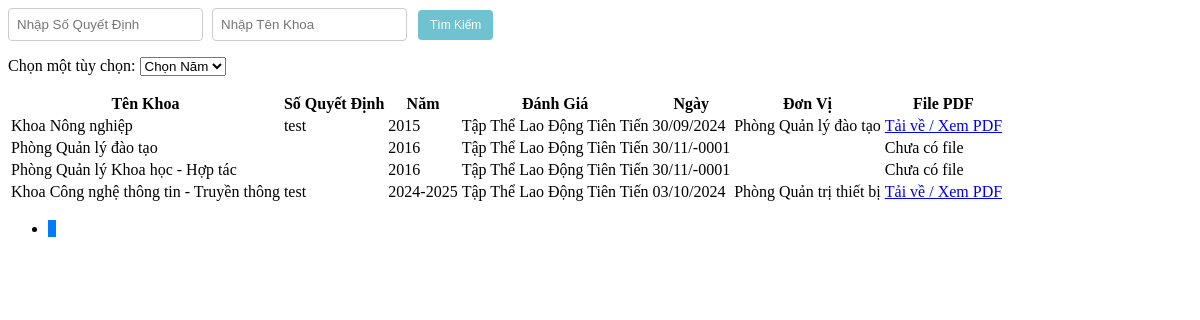
The app's page /Admin/danhgiaTTtientienview.php, older data.
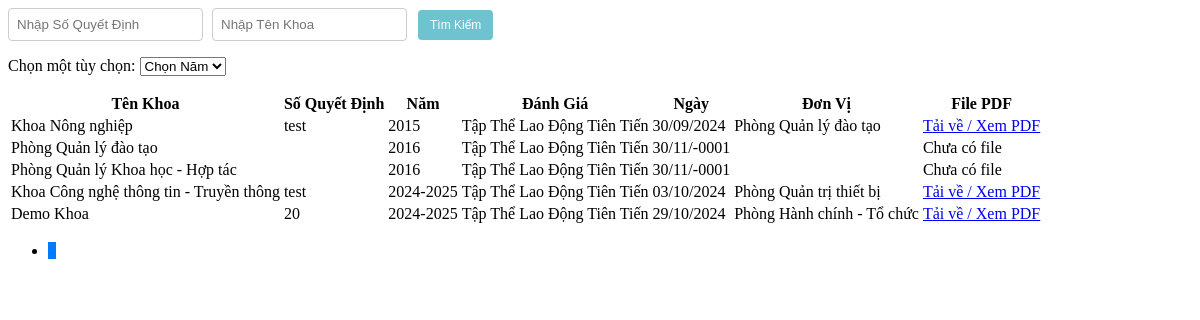
The same page, newer data.
### tables this page shows
CREATE TABLE `danhgiatt` (
  `MaDGTT` int(20) NOT NULL,
  `MaKhoa` int(20) NOT NULL,
  `SoQD` varchar(100) NOT NULL,
  `Manam` int(20) NOT NULL,
  `DanhGia` varchar(50) NOT NULL DEFAULT 'Chờ Đánh Giá',
  `Ngay` date NOT NULL,
  `DonVi` varchar(50) NOT NULL,
  `FilePDF` varchar(50) DEFAULT NULL
);

CREATE TABLE `khoa` (
  `MaKhoa` int(20) NOT NULL,
  `TenKhoa` varchar(50) NOT NULL,
  `MoTa` varchar(100) NOT NULL
);

CREATE TABLE `nam` (
  `Manam` int(20) NOT NULL,
  `Nam` varchar(20) NOT NULL
);

### Admin/danhgiaTT.php (called while the page is built, shortened)
<?php
include('./Khoa.php');
include('./nam.php');
class DanhgiaTT {
    public static function layTongSoDanhGiaTT($conn) {
        $sql = "SELECT COUNT(*) FROM danhgiatt WHERE DanhGia IN ('Tập Thể Lao Động Tiên Tiến')";
        $result = $conn->query($sql);
        $row = $result->fetch_row();
        return $row[0];
    }
    public static function layDanhGiaTTPhanTrang($conn, $startFrom, $recordsPerPage) {
        $sql = "SELECT * FROM danhgiatt WHERE DanhGia IN ('Tập Thể Lao Động Tiên Tiến') ORDER BY Manam ASC LIMIT $startFrom, $recordsPerPage";
        $result = $conn->query($sql);
        $danhgiattList = array();
        if ($result->num_rows > 0) {
            while($row = $result->fetch_assoc()) {
                $khoa_obj = Khoa::layKhoa($conn, $row["MaKhoa"]);
                $nam_obj = Nam::laynam($conn, $row["Manam"]);
                $danhgiatt_obj = new DanhgiaTT();
                $danhgiatt_obj->MaDGTT = $row["MaDGTT"];
                $danhgiatt_obj->MaKhoa = $khoa_obj->TenKhoa;
                $danhgiatt_obj->SoQD = $row["SoQD"];
                $danhgiatt_obj->Manam = $nam_obj->Nam;
                $danhgiatt_obj->DanhGia = $row["DanhGia"];
                $danhgiatt_obj->Ngay = $row["Ngay"];
                $danhgiatt_obj->DonVi = $row["DonVi"];
                $danhgiatt_obj->FilePDF = $row["FilePDF"];
                $danhgiattList[] = $danhgiatt_obj;
            }
        }
        return $danhgiattList;
    }
}
?>

### Admin/Khoa.php (called while the page is built, shortened)
<?php
class Khoa {
    public static function layKhoa($conn, $id) {
        $sql = "SELECT * FROM Khoa WHERE MaKhoa = $id";
        $result = mysqli_query($conn, $sql);
        $Khoa = new Khoa();
        if ($row = mysqli_fetch_assoc($result)) {
            $Khoa->MaKhoa = $row['MaKhoa'];
            $Khoa->TenKhoa = $row['TenKhoa'];
            $Khoa->MoTa = $row["MoTa"];
        }
        return $Khoa;
    }
}
?>

### Admin/nam.php (called while the page is built, shortened)
<?php
    class Nam {
        public static function laynam($conn, $id) {
            $sql = "SELECT * FROM nam WHERE Manam = $id";
            $result = mysqli_query($conn, $sql);
            $nam = new Nam();
            $row = mysqli_fetch_assoc($result);
            $nam->Manam = $row['Manam'];
            $nam->Nam = $row['Nam'];
            return $nam;
        }
    }
?>

### Admin/danhgiaTTtientienview.php (the view, shortened to what this page needs)
<?php
include('./danhgiaTT.php');
$recordsPerPage = 10;
$currentPage = isset($_GET['page']) ? (int)$_GET['page'] : 1;
$startFrom = ($currentPage - 1) * $recordsPerPage;
$totalRecords = DanhgiaTT::layTongSoDanhGiaTT($conn);
$totalPages = ceil($totalRecords / $recordsPerPage);
$data = DanhgiaTT::layDanhGiaTTPhanTrang($conn, $startFrom, $recordsPerPage);
$awardMap = array(
    'Tập Thể Lạo Động Tiên Tiến' => 'Tập Thể Lạo Động Tiên Tiến',
);
?>
<div class="search-box">
    <input type="text" id="searchSoQD" placeholder="Nhập Số Quyết Định" />
    <input type="text" id="searchTenKhoa" placeholder="Nhập Tên Khoa" />
    <button class="btn btn-custom btn-custom-primary" onclick="searchData()">Tìm Kiếm</button>
</div>
<div class="combobox">
    <label for="options">Chọn một tùy chọn:</label>
    <select name="options" id="options" onchange="fetchAndDisplayDanhGia(this.value)">
        <option value="">Chọn Năm</option>
    </select>
</div>
<table class="table table-bordered">
    <thead>
        <tr>
            <th>Tên Khoa</th>
            <th>Số Quyết Định</th>
            <th>Năm</th>
            <th>Đánh Giá</th>
            <th>Ngày</th>
            <th>Đơn Vị</th>
            <th>File PDF</th>
        </tr>
    </thead>
    <tbody id="danhgiatt-table-body">
        <?php
        foreach ($data as $item) {
            $danhGia = isset($awardMap[$item->DanhGia]) ? $awardMap[$item->DanhGia] : $item->DanhGia;
        ?>
            <tr>
                <td scope="row"><?php echo htmlspecialchars($item->MaKhoa) ; ?></td>
                <td><?php echo htmlspecialchars($item->SoQD ?? "Cần Thêm Số Quyết Đinh Cho $item->MaKhoa");?></td>
                <td><?php echo htmlspecialchars($item->Manam ?? "Cần Thêm Năm Cho $item->MaKhoa"); ?></td>
                <td><?php echo htmlspecialchars($danhGia);?></td>
                <td><?php echo date_format(date_create($item->Ngay), "d/m/Y");?></td>
                <td><?php echo htmlspecialchars($item->DonVi); ?></td>
                <td>
                    <?php if ($item->FilePDF): ?>
                        <a href="./<?php echo htmlspecialchars($item->FilePDF); ?>" target="_blank">
                            Tải về / Xem PDF
                        </a>
                    <?php else: ?>
                        Chưa có file
                    <?php endif; ?>
                </td>
            </tr>
        <?php
        }
        ?>
    </tbody>
</table>
<nav aria-label="Page navigation">
    <ul class="pagination">
        <?php for ($i = 1; $i <= $totalPages; $i++): ?>
            <li class="page-item <?php echo $i == $currentPage ? 'active' : ''; ?>">
                <a class="page-link" href="?p=danhgiaTTtientienview&page=<?php echo $i; ?>"><?php echo $i; ?></a>
            </li>
        <?php endfor; ?>
    </ul>
</nav>

Row changes from the older to the newer data that the page shows:
added danhgiatt: MaKhoa.TenKhoa "Demo Khoa", SoQD "20", Manam.Nam "2024-2025", DanhGia "Tập Thể Lao Động Tiên Tiến", Ngay "29/10/2024", DonVi "Phòng Hành chính - Tổ chức"
